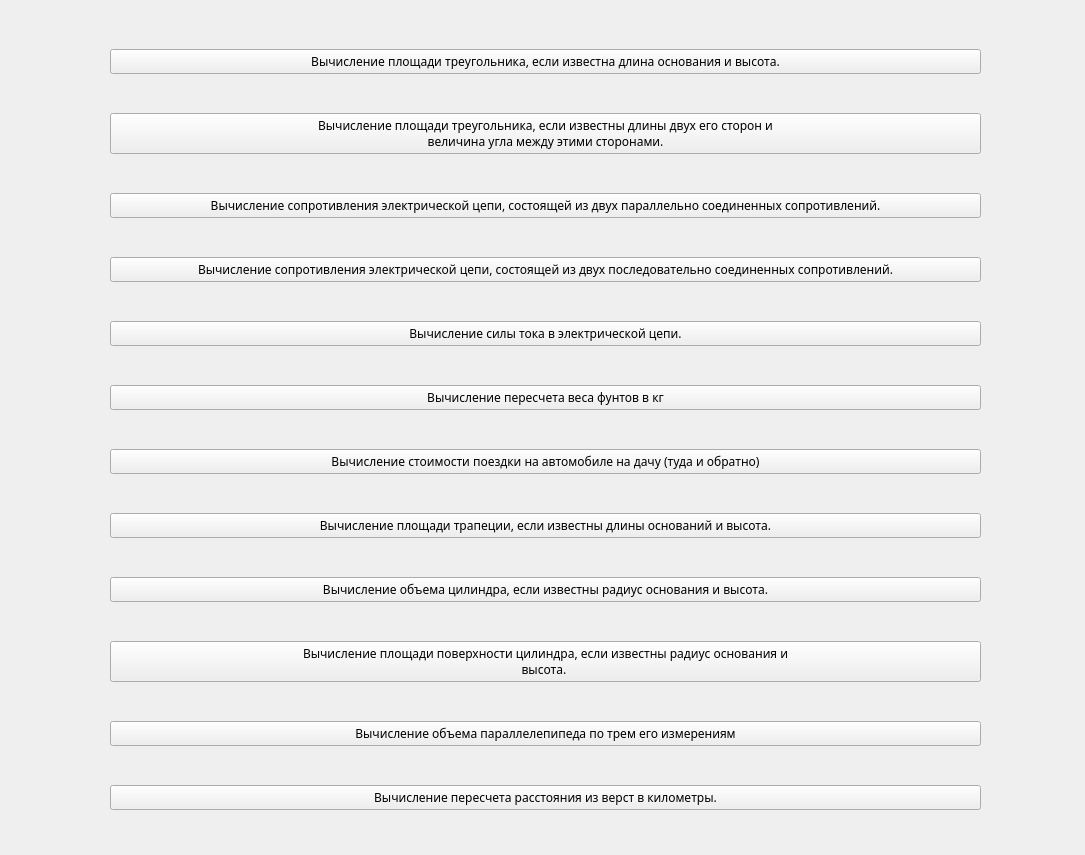
<?xml version="1.0" encoding="UTF-8"?>
<ui version="4.0">
 <class>MainWindow</class>
 <widget class="QMainWindow" name="MainWindow">
  <property name="enabled">
   <bool>true</bool>
  </property>
  <property name="geometry">
   <rect>
    <x>0</x>
    <y>0</y>
    <width>1085</width>
    <height>855</height>
   </rect>
  </property>
  <property name="windowTitle">
   <string>MainWindow</string>
  </property>
  <widget class="QWidget" name="centralwidget">
   <widget class="QWidget" name="verticalLayoutWidget">
    <property name="geometry">
     <rect>
      <x>10</x>
      <y>10</y>
      <width>1071</width>
      <height>841</height>
     </rect>
    </property>
    <layout class="QVBoxLayout" name="main_layout">
     <property name="spacing">
      <number>10</number>
     </property>
     <property name="leftMargin">
      <number>100</number>
     </property>
     <property name="topMargin">
      <number>10</number>
     </property>
     <property name="rightMargin">
      <number>100</number>
     </property>
     <property name="bottomMargin">
      <number>10</number>
     </property>
     <item>
      <widget class="QPushButton" name="area_triangle_l_base_h">
       <property name="minimumSize">
        <size>
         <width>445</width>
         <height>0</height>
        </size>
       </property>
       <property name="font">
        <font>
         <family>Source Code Pro</family>
         <pointsize>9</pointsize>
        </font>
       </property>
       <property name="text">
        <string>Вычисление площади треугольника, если известна длина основания и высота.</string>
       </property>
      </widget>
     </item>
     <item>
      <widget class="QPushButton" name="area_triangle_l_two_sides_size_angle_beetween_sides">
       <property name="font">
        <font>
         <family>Source Code Pro</family>
         <pointsize>9</pointsize>
        </font>
       </property>
       <property name="text">
        <string>Вычисление площади треугольника, если известны длины двух его сторон и 
величина угла между этими сторонами.</string>
       </property>
      </widget>
     </item>
     <item>
      <widget class="QPushButton" name="resistance_parallel">
       <property name="font">
        <font>
         <family>Source Code Pro</family>
         <pointsize>9</pointsize>
        </font>
       </property>
       <property name="text">
        <string>Вычисление сопротивления электрической цепи, состоящей из двух параллельно соединенных сопротивлений.</string>
       </property>
      </widget>
     </item>
     <item>
      <widget class="QPushButton" name="resistance_series_connected">
       <property name="font">
        <font>
         <family>Source Code Pro</family>
         <pointsize>9</pointsize>
        </font>
       </property>
       <property name="text">
        <string>Вычисление сопротивления электрической цепи, состоящей из двух последовательно соединенных сопротивлений.</string>
       </property>
      </widget>
     </item>
     <item>
      <widget class="QPushButton" name="current_strength_electronic_circuit">
       <property name="font">
        <font>
         <family>Source Code Pro</family>
         <pointsize>9</pointsize>
        </font>
       </property>
       <property name="text">
        <string>Вычисление силы тока в электрической цепи.</string>
       </property>
      </widget>
     </item>
     <item>
      <widget class="QPushButton" name="weight_conversion_from_pounds_to_kg">
       <property name="font">
        <font>
         <family>Source Code Pro</family>
         <pointsize>9</pointsize>
        </font>
       </property>
       <property name="text">
        <string>Вычисление пересчета веса фунтов в кг</string>
       </property>
      </widget>
     </item>
     <item>
      <widget class="QPushButton" name="coast_car_round_trip">
       <property name="font">
        <font>
         <family>Source Code Pro</family>
         <pointsize>9</pointsize>
        </font>
       </property>
       <property name="text">
        <string>Вычисление стоимости поездки на автомобиле на дачу (туда и обратно)</string>
       </property>
      </widget>
     </item>
     <item>
      <widget class="QPushButton" name="area_trapezoid_l_bases_h">
       <property name="font">
        <font>
         <family>Source Code Pro</family>
         <pointsize>9</pointsize>
        </font>
       </property>
       <property name="text">
        <string>Вычисление площади трапеции, если известны длины оснований и высота.</string>
       </property>
      </widget>
     </item>
     <item>
      <widget class="QPushButton" name="volume_cylindre_base_radius_h">
       <property name="font">
        <font>
         <family>Source Code Pro</family>
         <pointsize>9</pointsize>
        </font>
       </property>
       <property name="text">
        <string>Вычисление объема цилиндра, если известны радиус основания и высота.</string>
       </property>
      </widget>
     </item>
     <item>
      <widget class="QPushButton" name="surface_area_cylinder_base_r_h">
       <property name="font">
        <font>
         <family>Source Code Pro</family>
         <pointsize>9</pointsize>
        </font>
       </property>
       <property name="text">
        <string>Вычисление площади поверхности цилиндра, если известны радиус основания и
высота. </string>
       </property>
      </widget>
     </item>
     <item>
      <widget class="QPushButton" name="volume_of_parallelepiped">
       <property name="font">
        <font>
         <family>Source Code Pro</family>
         <pointsize>9</pointsize>
        </font>
       </property>
       <property name="text">
        <string>Вычисление объема параллелепипеда по трем его измерениям</string>
       </property>
      </widget>
     </item>
     <item>
      <widget class="QPushButton" name="distance_conversion_from_miles_to_km">
       <property name="font">
        <font>
         <family>Source Code Pro</family>
         <pointsize>9</pointsize>
        </font>
       </property>
       <property name="text">
        <string>Вычисление пересчета расстояния из верст в километры.</string>
       </property>
      </widget>
     </item>
    </layout>
   </widget>
  </widget>
 </widget>
 <resources/>
 <connections/>
</ui>
